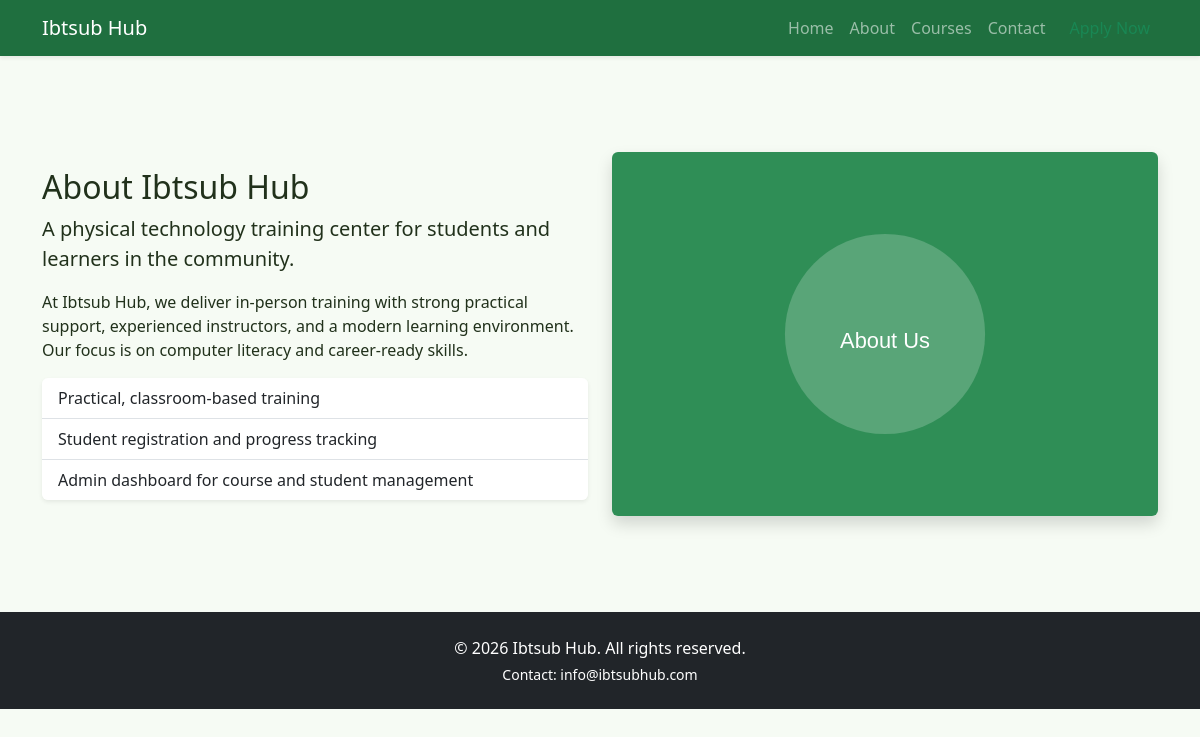
The app's page /index.php?page=about with its own data.
### tables this page shows
CREATE TABLE IF NOT EXISTS settings (
  id INT UNSIGNED AUTO_INCREMENT PRIMARY KEY,
  setting_key VARCHAR(100) NOT NULL UNIQUE,
  setting_value TEXT NOT NULL,
  description VARCHAR(255) NULL,
  created_at TIMESTAMP NOT NULL DEFAULT CURRENT_TIMESTAMP,
  updated_at TIMESTAMP NOT NULL DEFAULT CURRENT_TIMESTAMP ON UPDATE CURRENT_TIMESTAMP
);

### app/controllers/BaseController.php (called while the page is built, shortened)
<?php
abstract class BaseController
{
    protected function render($view, $data = [], $layout = 'main')
    {
        extract($data);
        require APP_PATH . '/views/layouts/header.php';
        require APP_PATH . '/views/' . $view . '.php';
        require APP_PATH . '/views/layouts/footer.php';
    }
}

### app/controllers/HomeController.php (called while the page is built, shortened)
<?php
class HomeController extends BaseController
{
    public function about()
    {
        $this->render('public/about', compact('settings'));
    }
}

### app/models/Setting.php (called while the page is built, shortened)
<?php
class Setting extends Model
{
    public static function findByKey($key)
    {
        $db = Database::getInstance()->getConnection();
        $stmt = $db->prepare('SELECT * FROM settings WHERE setting_key = :key LIMIT 1');
        $stmt->execute([':key' => $key]);
        return $stmt->fetch();
    }
}

### config/config.php (called while the page is built, shortened)
<?php
function getSettingValue($key, $default = '')
{
    $setting = Setting::findByKey($key);
    return $setting ? $setting['setting_value'] : $default;
}
function siteTitle()
{
    return getSettingValue('site_title', SITE_DEFAULT_TITLE);
}

### app/views/public/about.php (the view)
<section class="py-5">
    <div class="row align-items-center">
        <div class="col-lg-6">
            <h2>About <?php echo htmlspecialchars(siteTitle()); ?></h2>
            <p class="lead">A physical technology training center for students and learners in the community.</p>
            <p>At Ibtsub Hub, we deliver in-person training with strong practical support, experienced instructors, and a modern learning environment. Our focus is on computer literacy and career-ready skills.</p>
            <ul class="list-group list-group-flush shadow-sm rounded">
                <li class="list-group-item">Practical, classroom-based training</li>
                <li class="list-group-item">Student registration and progress tracking</li>
                <li class="list-group-item">Admin dashboard for course and student management</li>
            </ul>
        </div>
        <div class="col-lg-6 text-center">
            <img src="/assets/img/about.svg" alt="About Ibtsub Hub" class="img-fluid rounded shadow" />
        </div>
    </div>
</section>

### app/views/layouts/header.php (shortened to what this page needs)
<!DOCTYPE html>
<html lang="en">
<head>
    <link rel="stylesheet" href="https://cdn.jsdelivr.net/npm/bootstrap@5.3.2/dist/css/bootstrap.min.css" />
    <link rel="stylesheet" href="/assets/css/style.css" />
</head>
<body>
<nav class="navbar navbar-expand-lg navbar-dark bg-success shadow-sm">
    <div class="container">
        <a class="navbar-brand" href="index.php?page=home"><?php echo htmlspecialchars(siteTitle()); ?></a>
        <div class="collapse navbar-collapse" id="mainNav">
            <ul class="navbar-nav ms-auto">
                <li class="nav-item"><a class="nav-link" href="index.php?page=home">Home</a></li>
                <li class="nav-item"><a class="nav-link" href="index.php?page=about">About</a></li>
                <li class="nav-item"><a class="nav-link" href="index.php?page=courses">Courses</a></li>
                <li class="nav-item"><a class="nav-link" href="index.php?page=contact">Contact</a></li>
                <li class="nav-item"><a class="nav-link btn btn-light btn-sm text-success ms-2" href="index.php?page=apply">Apply Now</a></li>
            </ul>
        </div>
    </div>
</nav>
<main class="py-5">
    <div class="container">

### app/views/layouts/footer.php (shortened to what this page needs)
    </div>
</main>
<footer class="bg-dark text-white py-4">
    <div class="container text-center">
        <p class="mb-1">&copy; <?php echo date('Y'); ?> <?php echo htmlspecialchars(siteTitle()); ?>. All rights reserved.</p>
        <p class="small mb-0">Contact: <?php echo htmlspecialchars(getSettingValue('contact_email', 'info@ibtsubhub.com')); ?></p>
    </div>
</footer>
</body>
</html>

### assets/css/style.css (style rules this page uses)
body { background: #f6fbf4; color: #21311b; min-height: 100vh; }
.navbar, .bg-success { background: #1f6f3f !important; }
footer { background: #162d18; }

### records on screen
settings: setting_value "Ibtsub Hub"
settings: setting_value "info@ibtsubhub.com"
